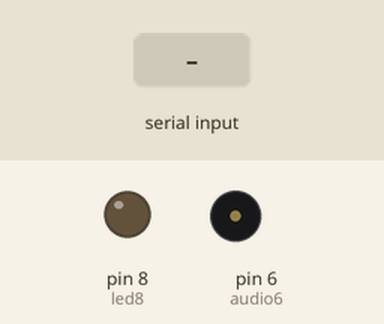
Recording of a sketch running on a simulated Arduino Uno, built with avr-gcc and run on an emulated ATmega328P. On the bench: output pins drawn as LEDs (lit = HIGH), buzzer (waves = sounding). The inputs (shaded band) are chosen by the test bench.

Above: at 1.2 s.
1.3 s: "a\n" received over Serial
At 1.75 s:
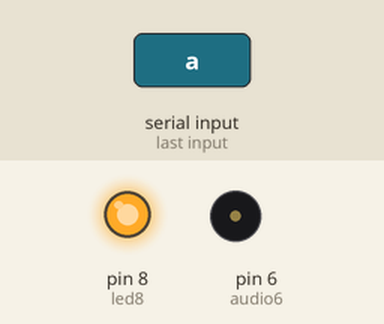
4.3 s: "c\n" received over Serial
At 4.75 s:
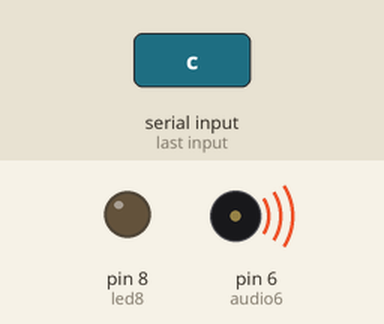
7.3 s: "j\n" received over Serial
At 10.4 s:
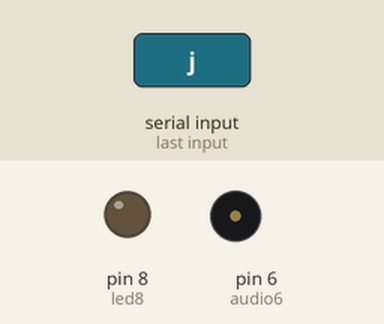
Timing chart, 0 to 11.9 s (numbered marks = the images above; inputs shaded):
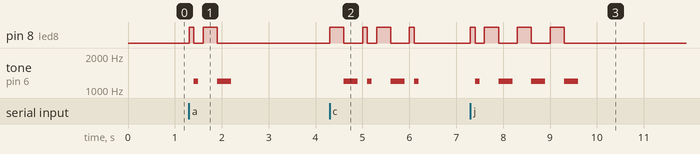

The sketch:

MorseCode.ino
```cpp
/*
 * Author: Kaibo Huang
 * Auduino-end code that receives input from Python's in-built speechrecognition and audio
 * libraries and translates it with visual and auditory Morse code signals through an LED and speaker.
 */

#include <Arduino.h>

String receivedString;
int led8 = 8;        // Pin to control the LED
int audio6 = 6;      // Pin to control the speaker
int note = 1200;      // Music note/pitch

// Morse code timings
int dotLen = 100;     // Length of the morse code 'dot'
int dashLen = dotLen * 3;    // Length of the morse code 'dash'
int elemPause = dotLen;  // Length of the pause between elements of a character
int Spaces = dotLen * 3;     // Length of the spaces between characters
int wordPause = dotLen * 3;  // Length of the pause between words

void setup() {
  Serial.begin(9600);
  //set pins 6 and 8 as output
  pinMode(led8, OUTPUT);
  pinMode(audio6, OUTPUT);
}

void loop() {
  // Read a line from the serial port
  receivedString = Serial.readStringUntil('\n');

  // Process the received Morse code string by looping through each character
  for (int i = 0; i < receivedString.length(); i++) {
    char tmpChar = receivedString[i];
    tmpChar = toLowerCase(tmpChar);
    GetChar(tmpChar);
  }
}

// Function to handle a Morse code dot
void MorseDot() {
  // LED
  digitalWrite(led8, HIGH);
  delay(dotLen);
  digitalWrite(led8, LOW);

  // Speaker
  tone(audio6, note, dotLen);
  delay(dotLen);
  noTone(audio6);
}

// Function to handle a Morse code dash
void MorseDash() {
  // LED
  digitalWrite(led8, HIGH);
  delay(dashLen);
  digitalWrite(led8, LOW);

  // Speaker
  tone(audio6, note, dashLen);
  delay(dashLen);
  noTone(audio6);
}

// Function to turn off LED and speaker
void LightsOff(int delayTime) {
  digitalWrite(led8, LOW);
  noTone(audio6);
  delay(delayTime);
}

// Function to translate a character to Morse code
void GetChar(char tmpChar){
  switch (tmpChar) {
    case 'a':
    MorseDot();
    LightsOff(elemPause);
    MorseDash();
    LightsOff(elemPause);
    break;
    case 'b':
    MorseDash();
    LightsOff(elemPause);
    MorseDot();
    LightsOff(elemPause);
    MorseDot();
    LightsOff(elemPause);
    MorseDot();
    LightsOff(elemPause);
    break;
    case 'c':
      MorseDash();
    LightsOff(elemPause);
    MorseDot();
    LightsOff(elemPause);
    MorseDash();
    LightsOff(elemPause);
    MorseDot();
    LightsOff(elemPause);
    break;
    case 'd':
    MorseDash();
    LightsOff(elemPause);
    MorseDot();
    LightsOff(elemPause);
    MorseDot();
    LightsOff(elemPause);
    break;
    case 'e':
    MorseDot();
    LightsOff(elemPause);
    break;
    case 'f':
      MorseDot();
    LightsOff(elemPause);
    MorseDot();
    LightsOff(elemPause);
    MorseDash();
    LightsOff(elemPause);
    MorseDot();
    LightsOff(elemPause);
    break;
    case 'g':
    MorseDash();
    LightsOff(elemPause);
    MorseDash();
    LightsOff(elemPause);
    MorseDot();
    LightsOff(elemPause);
    break;
    case 'h':
      MorseDot();
    LightsOff(elemPause);
    MorseDot();
    LightsOff(elemPause);
    MorseDot();
    LightsOff(elemPause);
    MorseDot();
    LightsOff(elemPause);
    break;
    case 'i':
      MorseDot();
    LightsOff(elemPause);
    MorseDot();
    LightsOff(elemPause);
    break;
    case 'j':
      MorseDot();
    LightsOff(elemPause);
    MorseDash();
    LightsOff(elemPause);
    MorseDash();
    LightsOff(elemPause);
    MorseDash();
    LightsOff(elemPause);
    break;
      case 'k':
      MorseDash();
    LightsOff(elemPause);
    MorseDot();
    LightsOff(elemPause);
    MorseDash();
    LightsOff(elemPause);
    break;
    case 'l':
      MorseDot();
    LightsOff(elemPause);
    MorseDash();
    LightsOff(elemPause);
    MorseDot();
    LightsOff(elemPause);
    MorseDot();
    LightsOff(elemPause);
    break;
      case 'm':
      MorseDash();
    LightsOff(elemPause);
    MorseDash();
    LightsOff(elemPause);
    break;
    case 'n':
      MorseDash();
    LightsOff(elemPause);
    MorseDot();
    LightsOff(elemPause);
    break;
    case 'o':
      MorseDash();
    LightsOff(elemPause);
    MorseDash();
    LightsOff(elemPause);
    MorseDash();
    LightsOff(elemPause);
    break;
    case 'p':
      MorseDot();
    LightsOff(elemPause);
    MorseDash();
    LightsOff(elemPause);
    MorseDash();
    LightsOff(elemPause);
    MorseDot();
    LightsOff(elemPause);
    break;
    case 'q':
      MorseDash();
    LightsOff(elemPause);
    MorseDash();
    LightsOff(elemPause);
    MorseDot();
    LightsOff(elemPause);
    MorseDash();
    LightsOff(elemPause);
    break;
    case 'r':
      MorseDot();
    LightsOff(elemPause);
    MorseDash();
    LightsOff(elemPause);
    MorseDot();
    LightsOff(elemPause);
    break;
    case 's':
      MorseDot();
    LightsOff(elemPause);
    MorseDot();
    LightsOff(elemPause);
    MorseDot();
    LightsOff(elemPause);
    break;
    case 't':
      MorseDash();
    LightsOff(elemPause);
    break;
    case 'u':
      MorseDot();
    LightsOff(elemPause);
    MorseDot();
    LightsOff(elemPause);
    MorseDash();
    LightsOff(elemPause);
    break;
    case 'v':
      MorseDot();
    LightsOff(elemPause);
    MorseDot();
    LightsOff(elemPause);
    MorseDot();
    LightsOff(elemPause);
    MorseDash();
    LightsOff(elemPause);
    break;
    case 'w':
      MorseDot();
    LightsOff(elemPause);
    MorseDash();
    LightsOff(elemPause);
    MorseDash();
    LightsOff(elemPause);
    break;
    case 'x':
      MorseDash();
    LightsOff(elemPause);
    MorseDot();
    LightsOff(elemPause);
    MorseDot();
    LightsOff(elemPause);
    MorseDash();
    LightsOff(elemPause);
    break;
    case 'y':
      MorseDash();
    LightsOff(elemPause);
    MorseDot();
    LightsOff(elemPause);
    MorseDash();
    LightsOff(elemPause);
    MorseDash();
    LightsOff(elemPause);
    break;
    case 'z':
      MorseDash();
    LightsOff(elemPause);
    MorseDash();
    LightsOff(elemPause);
    MorseDot();
    LightsOff(elemPause);
    MorseDot();
    LightsOff(elemPause);
    break;
    default:
    LightsOff(Spaces);
  }
}
```

Measured:
- after the input at 1.3 s, pin 8 (led8): LOW → HIGH at once, → LOW 0.10 s later, → HIGH 0.20 s later, → LOW 0.30 s later; tone on pin 6 (audio6): silent → 1200 Hz after 0.10 s, → silent 0.10 s later, → 1200 Hz 0.40 s later, → silent 0.30 s later
- after the input at 4.3 s, pin 8 (led8): LOW → HIGH at once, → LOW 0.30 s later, → HIGH 0.40 s later, → LOW 0.10 s later, … (8 changes in this stretch); tone on pin 6 (audio6): plays 1200 Hz for 0.30 s, 1200 Hz for 0.10 s, 1200 Hz for 0.30 s, 1200 Hz for 0.10 s, starting after 0.30 s
- after the input at 7.3 s, pin 8 (led8): LOW → HIGH at once, → LOW 0.10 s later, → HIGH 0.20 s later, → LOW 0.30 s later, … (8 changes in this stretch); tone on pin 6 (audio6): silent → 1200 Hz after 0.10 s, then repeats every 0.70 s: silent 0.40 s, 1200 Hz 0.30 s, until it stays silent from 9.6 s
